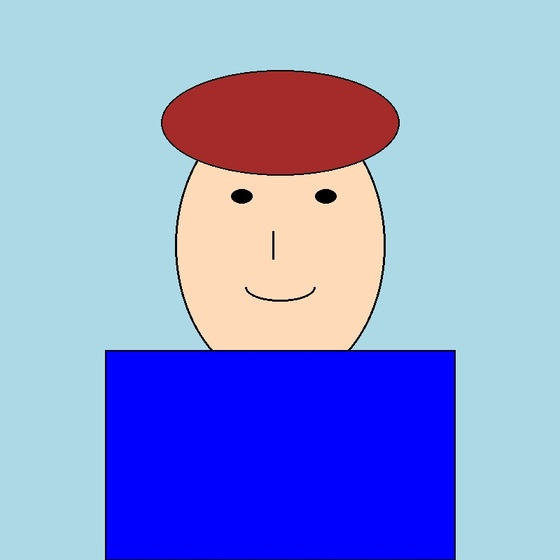
#> input picture passport-photo-ai/archived_images/test_high_res_face.jpg, 560 x 560 px, shrunk from 800 x 800 before the run, found by its file name
$ python test_new_watermark.py
#> lines starting #> are read from the running program, lines starting #| are printed output that depends on the picture
#!/usr/bin/env python3
"""
Test the new full-image watermark design before deploying
"""
from PIL import Image, ImageDraw, ImageFont
import os

def add_full_image_watermark(img):
    """Add a professional full-image watermark that covers the entire photo"""
    try:
        # Create a copy of the image
        watermarked = img.copy().convert('RGBA')

        # Create a transparent overlay
        overlay = Image.new('RGBA', watermarked.size, (0, 0, 0, 0))
        draw = ImageDraw.Draw(overlay)

        # Watermark text
        watermark_text = "PassportPhotoAI.com"

        # Try to use a larger font, fallback to default if not available
        try:
            # Try different font sizes
            font_size = max(watermarked.width // 15, 24)  # Responsive font size
            font = ImageFont.truetype("/System/Library/Fonts/Arial.ttf", font_size)
        except:
            try:
                font = ImageFont.truetype("arial.ttf", font_size)
            except:
                font = ImageFont.load_default()

        # Get text dimensions
        bbox = draw.textbbox((0, 0), watermark_text, font=font)
        text_width = bbox[2] - bbox[0]
        text_height = bbox[3] - bbox[1]

        # Calculate positions for diagonal watermarks across the image
        img_width, img_height = watermarked.size

        # Create multiple watermarks in a diagonal pattern
        positions = []

        # Calculate spacing
        x_spacing = text_width + 50
        y_spacing = text_height + 30

        # Start positions to cover the entire image
        start_x = -text_width // 2
        start_y = -text_height // 2

        # Generate positions in a diagonal grid pattern
        y = start_y
        while y < img_height + text_height:
            x = start_x
            while x < img_width + text_width:
                positions.append((x, y))
                x += x_spacing
            y += y_spacing
            # Offset every other row for better coverage
            start_x = -text_width // 2 if start_x == -text_width // 4 else -text_width // 4

        # Draw watermarks at all positions
        for x, y in positions:
            # Semi-transparent text
            draw.text((x, y), watermark_text, font=font, fill=(255, 255, 255, 80))  # White with transparency
            # Add a subtle shadow for better visibility
            draw.text((x+1, y+1), watermark_text, font=font, fill=(0, 0, 0, 40))    # Black shadow

        # Composite the overlay onto the original image
        watermarked = Image.alpha_composite(watermarked, overlay)

        # Convert back to RGB
        final_image = Image.new('RGB', watermarked.size, (255, 255, 255))
        final_image.paste(watermarked, mask=watermarked.split()[-1])

        return final_image

    except Exception as e:
        print(f"Watermark error: {e}")
        return img

def add_old_watermark(img):
    """Current small watermark for comparison"""
    try:
        watermarked = img.copy()
        draw = ImageDraw.Draw(watermarked)

        watermark_text = "PassportPhotoAI.com"

        # Position watermark at bottom right
        x = watermarked.width - 180
        y = watermarked.height - 25

        # Semi-transparent background
        draw.rectangle([x-5, y-3, x+175, y+20], fill=(255, 255, 255, 200))
        draw.text((x, y), watermark_text, fill=(100, 100, 100))

        return watermarked
    except Exception as e:
        print(f"Watermark error: {e}")
        return img

def test_watermark_designs():
    """Test both watermark designs"""
    print("🎨 TESTING NEW WATERMARK DESIGN")
    print("=" * 50)

    # Find a test image
    test_images = [
        'test_high_res_face.jpg',
        'final_test_no_watermark.jpg',
        'test_app_output.jpg',
        'deployed_no_bg_removal.jpg'
    ]

    test_image = None
    for img_path in test_images:
        if os.path.exists(img_path):
            test_image = img_path
            break

    if not test_image:
        print("❌ No test image found. Please make sure you have one of these files:")
        for img in test_images:
            print(f"   - {img}")
        return False

    print(f"📸 Using test image: {test_image}")

    try:
        # Load the test image
        original_img = Image.open(test_image)
        print(f"📏 Original size: {original_img.size}")

        # Create old watermark version
        print("\n🔄 Creating old watermark (current)...")
        old_watermark_img = add_old_watermark(original_img)
        old_watermark_img.save('watermark_old_design.jpg', quality=95)
        print("💾 Saved: watermark_old_design.jpg")

        # Create new watermark version
        print("\n🔄 Creating new watermark (full coverage)...")
        new_watermark_img = add_full_image_watermark(original_img)
        new_watermark_img.save('watermark_new_design.jpg', quality=95)
        print("💾 Saved: watermark_new_design.jpg")

        # Create no watermark version for comparison
        print("\n🔄 Creating no watermark version...")
        original_img.save('watermark_none.jpg', quality=95)
        print("💾 Saved: watermark_none.jpg")

        print(f"\n✅ All watermark samples created successfully!")

        return True

    except Exception as e:
        print(f"❌ Error creating watermark samples: {e}")
        return False

def print_comparison_guide():
    """Print guide for comparing watermarks"""
    print(f"\n" + "=" * 50)
    print("📊 WATERMARK COMPARISON GUIDE")
    print("=" * 50)

    print(f"\n📸 Generated Files:")
    print(f"  1. watermark_none.jpg        - No watermark (clean)")
    print(f"  2. watermark_old_design.jpg  - Current small watermark")
    print(f"  3. watermark_new_design.jpg  - New full-coverage watermark")

    print(f"\n🔍 What to Look For:")
    print(f"  ✅ NEW DESIGN should have:")
    print(f"     • Watermarks covering the entire image")
    print(f"     • Semi-transparent text that doesn't obscure the face")
    print(f"     • Professional diagonal pattern")
    print(f"     • Impossible to crop out or remove easily")

    print(f"  ❌ OLD DESIGN problems:")
    print(f"     • Small watermark in corner only")
    print(f"     • Easy to crop out")
    print(f"     • Doesn't protect the full image")

    print(f"\n🎯 Benefits of New Design:")
    print(f"  ✅ Covers entire image - can't be cropped out")
    print(f"  ✅ Semi-transparent - doesn't ruin the photo")
    print(f"  ✅ Professional appearance")
    print(f"  ✅ Clear incentive for email verification")
    print(f"  ✅ Protects your work and encourages payment")

    print(f"\n💡 Next Steps:")
    print(f"  1. Open the generated images and compare them")
    print(f"  2. If you like the new design, I'll deploy it")
    print(f"  3. Test the email verification to remove watermarks")

def main():
    """Main test function"""

    success = test_watermark_designs()
#> in test_watermark_designs, original_img is the input picture: PIL image 560x560 RGB; mean R, G, B 139.3, 154.1, 216.7
#| 📏 Original size: (560, 560)
#> in add_full_image_watermark, `overlay = Image.new('RGBA', watermarked.size, (0, 0, 0, 0))`: overlay: PIL image 560x560 RGBA; every value is 0
#> in add_full_image_watermark, `bbox = draw.textbbox((0, 0), watermark_text, font=font)`: bbox = (0, 7, 390, 43)
#> in add_full_image_watermark, `text_width = bbox[2] - bbox[0]`: text_width = 390
#> in add_full_image_watermark, `text_height = bbox[3] - bbox[1]`: text_height = 36
#> in add_full_image_watermark, `x_spacing = text_width + 50`: x_spacing = 440
#> in add_full_image_watermark, `y_spacing = text_height + 30`: y_spacing = 66
#> in add_full_image_watermark, `start_x = -text_width // 2`: start_x = -195
#> in add_full_image_watermark, `start_y = -text_height // 2`: start_y = -18
#> the loop in add_full_image_watermark, `while y < img_height + text_height:` made 10 passes
#> (y, start_x) on passes 1 to 10: (48, -98), (114, -195), (180, -98), (246, -195), (312, -98), (378, -195), (444, -98), (510, -195), (576, -98), (642, -195)
#> after the loop in add_full_image_watermark, `while y < img_height + text_height:`: positions = 30 pairs, first value -195 to 782, second value -18 to 576; y = 642
#> the loop in add_full_image_watermark, `for x, y in positions:` made 30 passes
#> (x, y) on passes 1 to 12: (-195, -18), (245, -18), (685, -18), (-98, 48), (342, 48), (782, 48), (-195, 114), (245, 114), (685, 114), (-98, 180), (342, 180), (782, 180)
#> in add_full_image_watermark, `watermarked = Image.alpha_composite(watermarked, overlay)`:
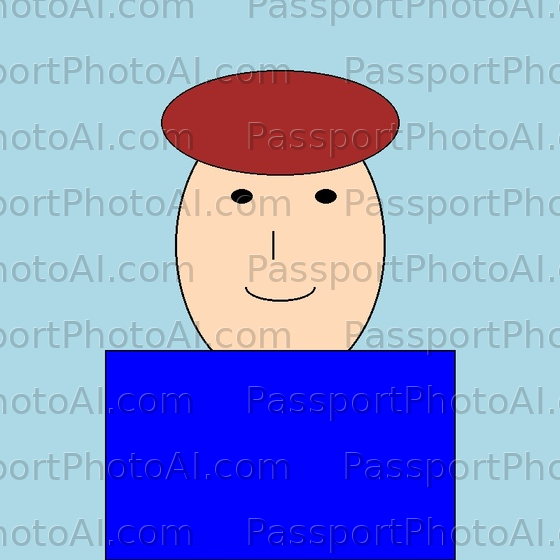
#> watermarked: PIL image 560x560 RGBA; mean R, G, B, A 137.7, 152, 213, 255
#> in add_full_image_watermark, `final_image = Image.new('RGB', watermarked.size, (255, 255, 255))`: final_image: PIL image 560x560 RGB; every value is 255
    print_comparison_guide()

    print(f"\n" + "=" * 50)
    print("📊 WATERMARK TEST SUMMARY")
    print("=" * 50)

    if success:
        print("🎉 WATERMARK SAMPLES CREATED!")
        print("📸 Check the generated images:")
        print("   - watermark_old_design.jpg (current)")
        print("   - watermark_new_design.jpg (proposed)")
        print("   - watermark_none.jpg (clean version)")

        print(f"\n🔍 Please review the images and let me know:")
        print(f"   • Do you like the new full-coverage watermark?")
        print(f"   • Is the transparency level good?")
        print(f"   • Should I adjust anything before deploying?")

    else:
        print("❌ WATERMARK TEST FAILED")
        print("💡 Make sure you have a test image available")

    return success

if __name__ == "__main__":
    success = main()
    exit(0 if success else 1)
#> (the program exits here)
